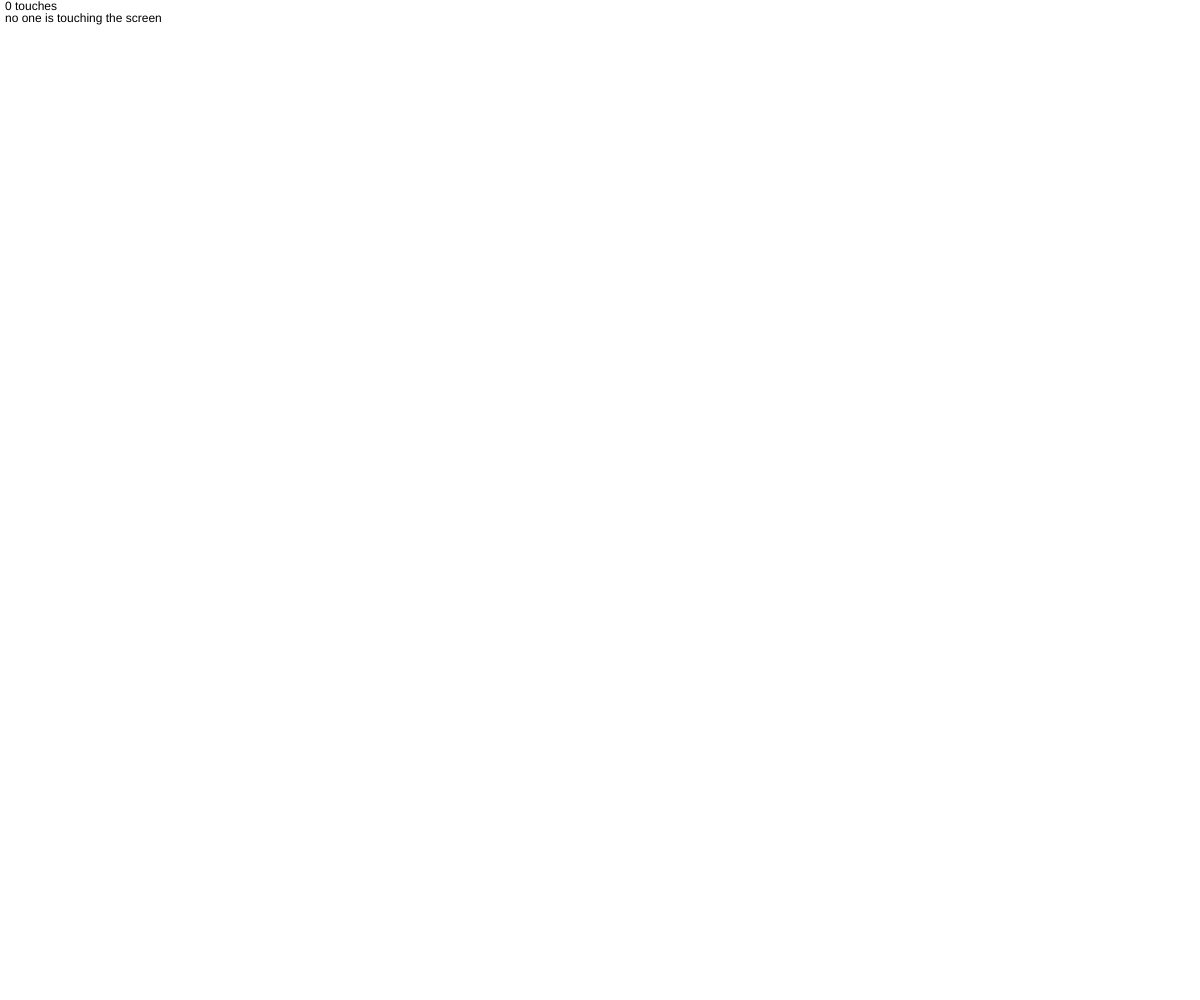
Frame 1 (no input)
Frame 60 (no input): identical to frame 1, image omitted
Frame 120 (the mouse pressed at the canvas centre since frame 60): identical to frame 1, image omitted

The p5.js sketch that drew this single still picture (run headless with seeded random() and noise() and a simulated clock; from frame 60 on, the mouse is pressed at the canvas centre):

// p5.js sketch
// ── sketch.js
let numberOfTouches ;

function setup() {
  createCanvas(windowWidth, windowHeight);
}

function draw() {
  clear();
  numberOfTouches = touches.length;
  fill('black');
  text(numberOfTouches + ' touches', 5, 10);

  switch(numberOfTouches) {
    case 0:
      text("no one is touching the screen", 5, 22) ;
      break ;

      case 1:
      fill('black');
      text("it's kind of lonely here", 5, 22) ;
            // put a picture here
            fill('red');
            ellipse(300, 350, 100, 100);
      break ;

      case 2:
      fill('black');
      text("two fingers are touching the screen", 5, 22) ;
            // put a picture here
            fill('red');
            ellipse(300, 350, 100, 100);
            fill('green');
            ellipse(400, 220, 100, 100);
      break ;

      case 3:
      fill('black');
      text("three are touching the screen", 5, 22) ;
            // put a picture here
            fill('red');
            ellipse(300, 350, 100, 100);
            fill('green');
            ellipse(400, 220, 100, 100);
            fill('orange');
            ellipse(500, 350, 100, 100);
      break ;

  }

}
